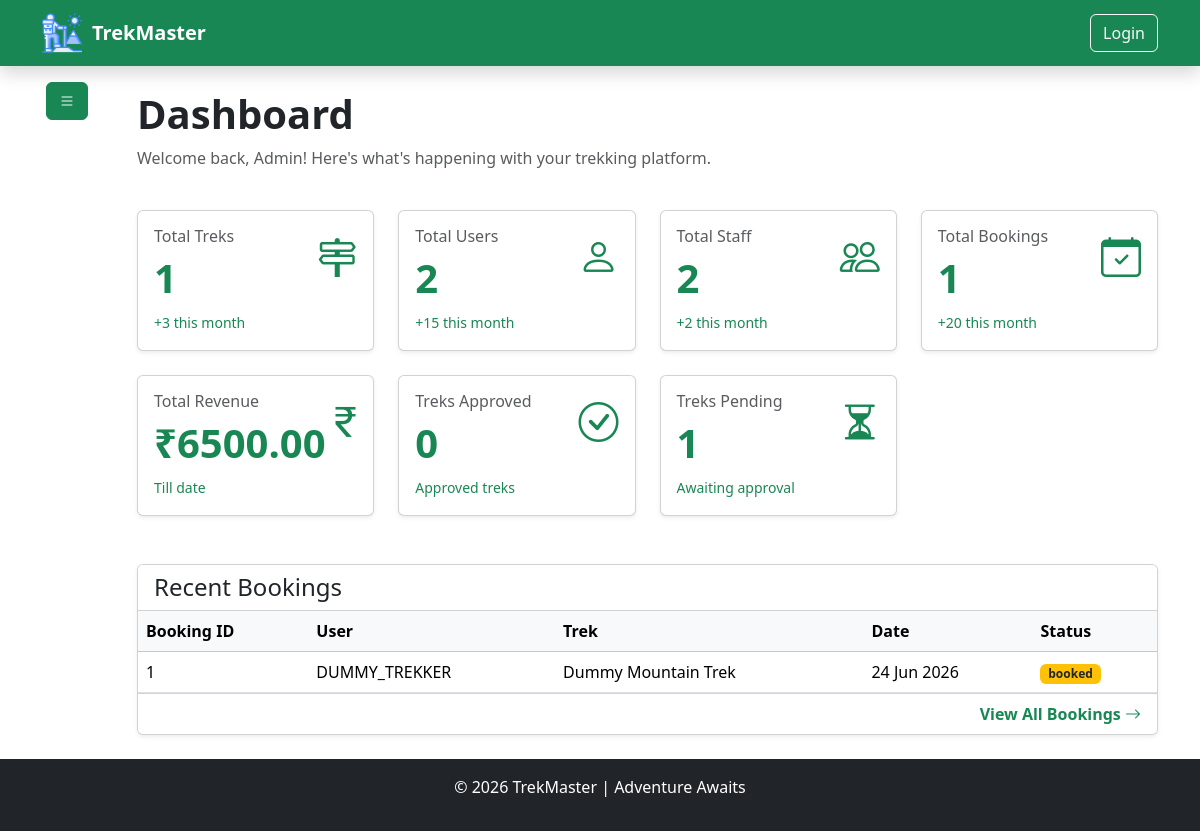
The app's page /admin/dashboard (signed in), older data.
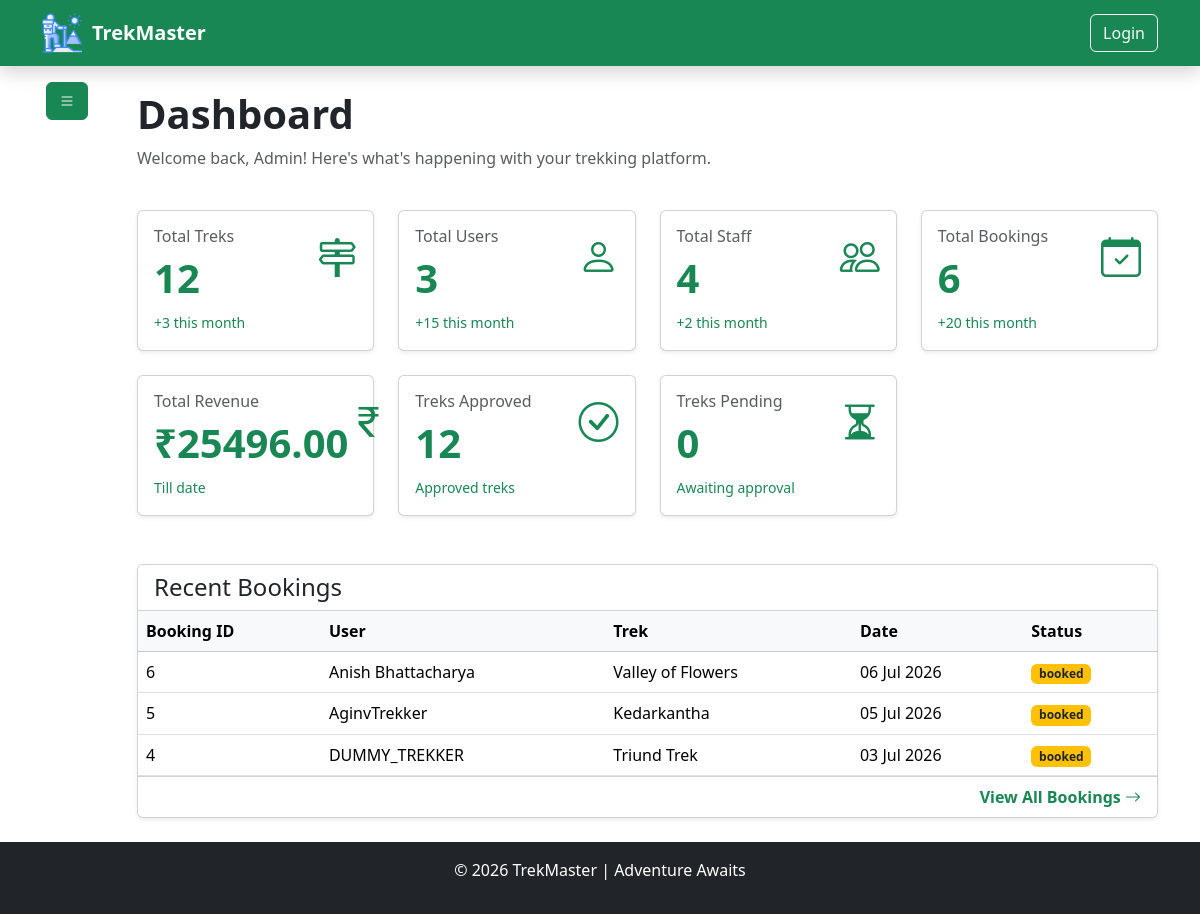
The same page, newer data.
### model/model.py (models this page shows, shortened)
class BaseModel(TimeStampMixin, db.Model):
    __abstract__ = True  ## means this class is not a table in the database, but it can be inherited by other models to have common fields [new concept of abstract base class in SQLAlchemy]
    id = db.Column(db.Integer, primary_key=True)

class BookingModel(BaseModel):
    __tablename__ = "bookings"
    user_id = db.Column(db.Integer, db.ForeignKey("users.id"), nullable=False)
    trek_id = db.Column(db.Integer, db.ForeignKey("treks.id"), nullable=False)
    booking_date = db.Column(db.DateTime, default=datetime.utcnow, nullable=False)
    status = db.Column(
        db.Enum(BookingStatus), default=BookingStatus.BOOKED, nullable=False
    )
    payment_status = db.Column(
        db.Enum(PaymentStatus), default=PaymentStatus.PENDING, nullable=False
    )
    amount_paid = db.Column(db.Numeric(10, 2), nullable=False, default=0.00)
    booking_cancel_date = db.Column(db.DateTime, nullable=True)
    booking_cancel_reason = db.Column(db.String(500), nullable=True)
    __table_args__ = (
        db.UniqueConstraint(
            "user_id", "trek_id", name="unique_user_trek_booking"
        ),  ## only one user can book a trek at a time
    )

class UserModel(BaseModel):  ## trekkers [by default] , staff [call StaffModel] , admin [programitically created]
    __tablename__ = "users"
    username = db.Column(db.String(50), nullable=False)
    email = db.Column(db.String(100), unique=True, nullable=False)
    phone = db.Column(db.String(15), unique=True, nullable=False)
    password_hash = db.Column(db.String(128), nullable=False)
    role = db.Column(db.Enum(UserRole), default=UserRole.TREKKER, nullable=False)
    """
    # db.Enum is used to store the enum values in the database as strings, and it will automatically handle the conversion between the enum and the string representation in the database.
    # raw syntax : db.Enum("admin" , "user" , "staff" , name = "user_roles")  # this is the raw syntax to create enum in SQLAlchemy, but we are using python enum class to create enum and then using it in the model.
    """
    is_active = db.Column(db.Boolean, default=True, nullable=False)
    is_blacklisted = db.Column(db.Boolean, default=False, nullable=False)
    blacklisted_reason = db.Column(db.String(500), nullable=True)
    bookings = db.relationship(
        "BookingModel",  ## here we specify the python model name not the table name
        backref=db.backref("user", lazy=True), # gives booking132.user to access the user who made the booking
        foreign_keys="BookingModel.user_id",  # which foreign key should be used
        lazy=True,
        cascade="all, delete-orphan",  # if a user is deleted, all their bookings will be deleted as well
    )
    staff_profile = db.relationship(
        "StaffModel",
        backref=db.backref("user", uselist=False),
        uselist=False,
        cascade="all, delete-orphan",
    )
    reviews = db.relationship(
        "TrekReviewModel",
        backref=db.backref("user", lazy=True),
        foreign_keys="TrekReviewModel.user_id",
        lazy=True,
        cascade="all, delete-orphan",
    )

class TrekModel(BaseModel):
    __tablename__ = "treks"
    name = db.Column(db.String(100), nullable=False)
    location = db.Column(db.String(100), nullable=False)
    difficulty = db.Column(db.Enum(TrekDifficulty), nullable=False)
    duration = db.Column(db.Integer, nullable=False)  # in days
    total_slots = db.Column(db.Integer, nullable=False, default=10)
    available_slots = db.Column(db.Integer, nullable=False, default=10)
    price = db.Column(db.Numeric(10, 2), nullable=False)
    description = db.Column(db.String(600), nullable=True)
    image_url = db.Column(db.String(200), nullable=True)
    starting_at = db.Column(db.DateTime, nullable=False, default=datetime.utcnow)
    ending_at = db.Column(db.DateTime, nullable=False)
    status = db.Column(db.Enum(TrekStatus), default=TrekStatus.PENDING, nullable=False)
    assigned_staff_id = db.Column(db.Integer, db.ForeignKey("staffs.id"), nullable=True)
    bookings = db.relationship(
        "BookingModel", backref=db.backref("trek", lazy=True), lazy=True, cascade="all, delete-orphan"
    )  # one to many relationship with BookingModel
    reviews = db.relationship(
        "TrekReviewModel", backref=db.backref("trek", lazy=True), lazy=True, cascade="all, delete-orphan"
    )  # one to many relationship with ReviewModel
    __table_args__ = (
        db.CheckConstraint(
            "available_slots <= total_slots", name="check_available_slots"
        ),
        db.CheckConstraint("starting_at < ending_at", name="ending before start constraint"),
        db.CheckConstraint("price >= 0", name="zero_price_constraint"),
    )

### utils/authentication.py (the view)
    def wrapper(*args , **kwargs):
        if "user_id" not in session:
            flash("Please log in to access this page.", "danger")
            return redirect("/auth/login")
        user = UserModel.query.filter_by(id=session["user_id"]).first()
        if not user:
            flash("User not found.", "danger")
            return redirect("/auth/login")
        return func(
            *args,
            **kwargs
        )

### routes/admin_routes.py (called while the page is built)
@admin_bp.route("/dashboard", methods=["GET"])
@is_logged_in
@role_required(UserRole.ADMIN)
def dashboard():
    return admin_ctrl.dashboard()

### utils/authentication.py (called while the page is built)
def is_logged_in(func):
    def wrapper(*args , **kwargs):
        if "user_id" not in session:
            flash("Please log in to access this page.", "danger")
            return redirect("/auth/login")
        user = UserModel.query.filter_by(id=session["user_id"]).first()
        if not user:
            flash("User not found.", "danger")
            return redirect("/auth/login")
        return func(
            *args,
            **kwargs
        )
    wrapper.__name__ = func.__name__
    wrapper.__doc__ = func.__doc__
    wrapper.__module__ = func.__module__
    return wrapper

### templates/admin/dashboard.html (shortened to what the changed rows need)
{% extends "base.html" %}
{% block content %}
<div class="container">
    <div class="row flex justify-content-between ">
        <div class="col-11 ">
            <div class="py-4">
                <h1 class="fw-bold">
                    Dashboard
                </h1>
                <div class="row g-4 mt-2">
                    <div class="col-md-6 col-lg-3">
                        <div class="card shadow-sm">
                            <div class="card-body">
                                <div class="d-flex justify-content-between">
                                    <div>
                                        <h6 class="text-muted">
                                            Total Treks
                                        </h6>
                                        <h1 class="text-success fw-bold">
                                           {{ total_treks }}
                                        </h1>
                                        <small class="text-success">
                                            +3 this month
                                        </small>
                                    </div>
                                </div>
                            </div>
                        </div>
                    </div>
                    <div class="col-md-6 col-lg-3">
                        <div class="card shadow-sm">
                            <div class="card-body">
                                <div class="d-flex justify-content-between">
                                    <div>
                                        <h6 class="text-muted">
                                            Total Users
                                        </h6>
                                        <h1 class="text-success fw-bold">
                                            {{ total_trekkers }}
                                        </h1>
                                        <small class="text-success">
                                            +15 this month
                                        </small>
                                    </div>
                                </div>
                            </div>
                        </div>
                    </div>
                    <div class="col-md-6 col-lg-3">
                        <div class="card shadow-sm">
                            <div class="card-body">
                                <div class="d-flex justify-content-between">
                                    <div>
                                        <h6 class="text-muted">
                                            Total Staff
                                        </h6>
                                        <h1 class="text-success fw-bold">
                                            {{ total_staff }}
                                        </h1>
                                        <small class="text-success">
                                            +2 this month
                                        </small>
                                    </div>
                                </div>
                            </div>
                        </div>
                    </div>
                    <div class="col-md-6 col-lg-3">
                        <div class="card shadow-sm">
                            <div class="card-body">
                                <div class="d-flex justify-content-between">
                                    <div>
                                        <h6 class="text-muted">
                                            Total Bookings
                                        </h6>
                                        <h1 class="text-success fw-bold">
                                            {{ total_bookings }}
                                        </h1>
                                        <small class="text-success">
                                            +20 this month
                                        </small>
                                    </div>
                                </div>
                            </div>
                        </div>
                    </div>
                    <div class="col-md-6 col-lg-3">
                        <div class="card shadow-sm">
                            <div class="card-body">
                                <div class="d-flex justify-content-between">
                                    <div>
                                        <h6 class="text-muted">
                                            Total Revenue
                                        </h6>
                                        <h1 class="text-success fw-bold">
                                            ₹{{ total_revenue_till_data }}
                                        </h1>
                                        <small class="text-success">
                                            Till date
                                        </small>
                                    </div>
                                </div>
                            </div>
                        </div>
                    </div>
                    <div class="col-md-6 col-lg-3">
                        <div class="card shadow-sm">
                            <div class="card-body">
                                <div class="d-flex justify-content-between">
                                    <div>
                                        <h6 class="text-muted">
                                            Treks Approved
                                        </h6>
                                        <h1 class="text-success fw-bold">
                                            {{ treks_approved }}
                                        </h1>
                                        <small class="text-success">
                                            Approved treks
                                        </small>
                                    </div>
                                </div>
                            </div>
                        </div>
                    </div>
                    <div class="col-md-6 col-lg-3">
                        <div class="card shadow-sm">
                            <div class="card-body">
                                <div class="d-flex justify-content-between">
                                    <div>
                                        <h6 class="text-muted">
                                            Treks Pending
                                        </h6>
                                        <h1 class="text-success fw-bold">
                                            {{ treks_pending }}
                                        </h1>
                                        <small class="text-success">
                                            Awaiting approval
                                        </small>
                                    </div>
                                </div>
                            </div>
                        </div>
                    </div>
                </div>
                <div class="card shadow-sm mt-5">
                    <div class="table-responsive">
                        <table class="table table-hover align-middle mb-0">
                            <thead class="table-light">
                                <tr>
                                    <th>Booking ID</th>
                                    <th>User</th>
                                    <th>Trek</th>
                                    <th>Date</th>
                                    <th>Status</th>
                                </tr>
                            </thead>
                            <tbody>
                                {% for booking in fresh_bookings %}
                                <tr>
                                    <td>{{ booking.id }}</td>
                                    <td>{{ booking.user.username }}</td>
                                    <td>{{ booking.trek.name }}</td>
                                    <td>{{ booking.booking_date.strftime('%d %b %Y') }}</td>
                                    <td>
                                        {% if booking.status.value == 'booked' %}
                                        <span class="badge bg-warning text-dark">
                                            {{ booking.status.value }}
                                        </span>
                                        {% elif booking.status.value == 'cancelled' %}
                                        <span class="badge bg-danger">
                                            {{ booking.status.value }}
                                        </span>
                                        {% elif booking.status.value == 'completed' %}
                                        <span class="badge bg-success">
                                            {{ booking.status.value }}
                                        </span>
                                        {% else %}
                                        <span class="badge bg-secondary">
                                            {{ booking.status.value }}
                                        </span>
                                        {% endif %}
                                    </td>
                                </tr>
                                {% endfor %}
                            </tbody>
                        </table>
                    </div>
                </div>
            </div>
        </div>
    </div>
</div>
{% endblock %}

Row changes from the older to the newer data that the page shows:
no longer on this page (row unchanged): BookingModel: id "1", user.username "DUMMY_TREKKER", trek.name "Dummy Mountain Trek", booking_date "24 Jun 2026", status.value "booked"
added BookingModel: id "6", user.username "Anish Bhattacharya", trek.name "Valley of Flowers", booking_date "06 Jul 2026", status.value "booked"
added BookingModel: id "5", user.username "AginvTrekker", trek.name "Kedarkantha", booking_date "05 Jul 2026", status.value "booked"
added BookingModel: id "4", user.username "DUMMY_TREKKER", trek.name "Triund Trek", booking_date "03 Jul 2026", status.value "booked"
Text that changed along with them:
{{ total_treks }}: "1" → "12"
{{ total_trekkers }}: "2" → "3"
{{ total_staff }}: "2" → "4"
{{ total_bookings }}: "1" → "6"
{{ total_revenue_till_data }}: "6500.00" → "25496.00"
{{ treks_approved }}: "0" → "12"
{{ treks_pending }}: "1" → "0"
